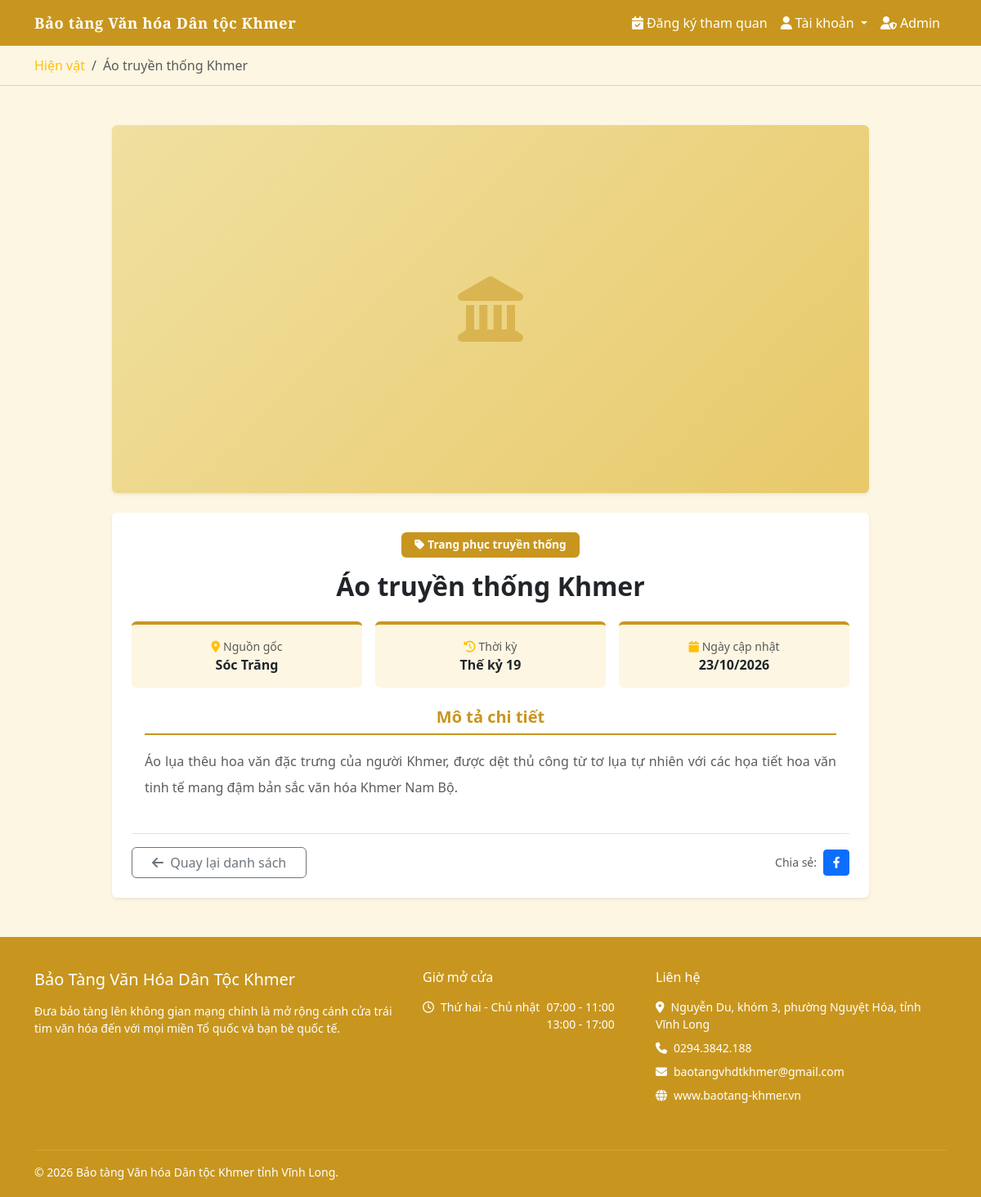
The app's page /artifact_detail.php?id=1 with its own data.
### tables this page shows
CREATE TABLE artifacts (
    id INT AUTO_INCREMENT PRIMARY KEY,
    name VARCHAR(200) NOT NULL,
    description TEXT,
    origin VARCHAR(200),
    period VARCHAR(100),
    image VARCHAR(255),
    category_id INT,
    admin_id INT,
    created_at DATETIME DEFAULT CURRENT_TIMESTAMP,
    CONSTRAINT fk_artifact_category FOREIGN KEY (category_id) REFERENCES categories(id) ON DELETE SET NULL ON UPDATE CASCADE,
    CONSTRAINT fk_artifact_admin FOREIGN KEY (admin_id) REFERENCES admins(id) ON DELETE SET NULL ON UPDATE CASCADE
);

CREATE TABLE categories (
    id INT AUTO_INCREMENT PRIMARY KEY,
    name VARCHAR(100) NOT NULL
);

### artifact_detail.php (the view, shortened to what this page needs)
<?php
require_once 'config/db.php';
$id = isset($_GET['id']) ? (int)$_GET['id'] : 0;
$result = $conn->query("SELECT a.*, c.name as category_name
                        FROM artifacts a
                        LEFT JOIN categories c ON a.category_id = c.id
                        WHERE a.id = $id");
$a = $result->fetch_assoc();
include 'includes/header.php';
?>
<div style="background:#fdf6e3; border-bottom: 1px solid #e8d5a0; padding: 12px 0;">
    <div class="container">
        <nav aria-label="breadcrumb">
            <ol class="breadcrumb mb-0 small">
                <li class="breadcrumb-item"><a href="artifacts.php" class="text-warning text-decoration-none">Hiện vật</a></li>
                <li class="breadcrumb-item active"><?= htmlspecialchars($a['name']) ?></li>
            </ol>
        </nav>
    </div>
</div>
<div class="container my-5">
    <div class="row justify-content-center">
        <div class="col-lg-10">
            <div class="card border-0 shadow-sm mb-4 overflow-hidden">
                <div class="card-body p-0 text-center" style="background:#fdf6e3;">
                    <?php if (!empty($a['image']) && file_exists("uploads/artifacts/" . $a['image'])): ?>
                        <img src="uploads/artifacts/<?= htmlspecialchars($a['image']) ?>"
                             class="img-fluid w-100"
                             style="max-height:550px; object-fit:cover;"
                             alt="<?= htmlspecialchars($a['name']) ?>">
                    <?php else: ?>
                        <div class="d-flex align-items-center justify-content-center w-100"
                             style="height:450px; background:linear-gradient(135deg,#f0e0a0,#e8c96a);">
                            <i class="fas fa-landmark fa-5x" style="color:#C8961E;opacity:0.5"></i>
                        </div>
                    <?php endif; ?>
                </div>
            </div>
            <div class="card border-0 shadow-sm p-4 text-center" style="background:#fff;">
                <?php if (!empty($a['category_name'])): ?>
                <div>
                    <span class="badge mb-3 px-3 py-2 d-inline-block" style="background:#C8961E; font-size:0.85rem;">
                        <i class="fas fa-tag me-1"></i><?= htmlspecialchars($a['category_name']) ?>
                    </span>
                </div>
                <?php endif; ?>
                <h2 class="fw-bold mb-4"><?= htmlspecialchars($a['name']) ?></h2>
                <div class="row g-3 mb-4 justify-content-center">
                    <?php if (!empty($a['origin'])): ?>
                    <div class="col-md-4 col-sm-12">
                        <div class="p-3 rounded h-100 text-center" style="background:#fdf6e3;border-top:4px solid #C8961E;">
                            <small class="text-muted d-block"><i class="fas fa-map-marker-alt text-warning me-1"></i>Nguồn gốc</small>
                            <strong><?= htmlspecialchars($a['origin']) ?></strong>
                        </div>
                    </div>
                    <?php endif; ?>
                    <?php if (!empty($a['period'])): ?>
                    <div class="col-md-4 col-sm-12">
                        <div class="p-3 rounded h-100 text-center" style="background:#fdf6e3;border-top:4px solid #C8961E;">
                            <small class="text-muted d-block"><i class="fas fa-history text-warning me-1"></i>Thời kỳ</small>
                            <strong><?= htmlspecialchars($a['period']) ?></strong>
                        </div>
                    </div>
                    <?php endif; ?>
                    <div class="col-md-4 col-sm-12">
                        <div class="p-3 rounded h-100 text-center" style="background:#fdf6e3;border-top:4px solid #C8961E;">
                            <small class="text-muted d-block"><i class="fas fa-calendar text-warning me-1"></i>Ngày cập nhật</small>
                            <strong><?= date('d/m/Y', strtotime($a['created_at'])) ?></strong>
                        </div>
                    </div>
                </div>
                <div class="mb-4 text-start px-md-3">
                    <h5 class="fw-bold text-center mb-3" style="color:#C8961E; border-bottom: 2px solid #C8961E; padding-bottom:8px; display:inline-block; width:100%;">Mô tả chi tiết</h5>
                    <p class="text-muted lh-lg" style="text-align:justify;">
                        <?= nl2br(htmlspecialchars($a['description'] ?? 'Chưa có mô tả.')) ?>
                    </p>
                </div>
                <div class="d-flex justify-content-between align-items-center flex-wrap gap-3 pt-3 border-top">
                    <div>
                        <a href="artifacts.php" class="btn btn-outline-secondary px-4">
                            <i class="fas fa-arrow-left me-1"></i> Quay lại danh sách
                        </a>
                    </div>
                   <div class="d-flex align-items-center gap-2">
                        <span class="text-muted small">Chia sẻ:</span>
                        <a href="https://www.facebook.com/sharer/sharer.php?u=<?= urlencode('http://'.$_SERVER['HTTP_HOST'].$_SERVER['REQUEST_URI']) ?>"
                        target="_blank" class="btn btn-sm btn-primary text-white d-inline-flex align-items-center justify-content-center"
                        style="width: 32px; height: 32px; padding: 0; border-radius: 4px;" title="Chia sẻ lên Facebook">
                            <i class="fab fa-facebook-f"></i>
                        </a>
                    </div>
                </div>
            </div>
        </div>
    </div>
</div>
<?php include 'includes/footer.php'; ?>

### includes/header.php (style rules this page uses)
:root { --gold: #C8961E; --gold-dark: #a07010; --gold-light: #f0c040; --dark: #1a1a1a; }
body { min-height: 100vh; display: flex; flex-direction: column; background-color: #fdf6e3; }

### records on screen
artifacts: name "Áo truyền thống Khmer", category.name "Trang phục truyền thống", origin "Sóc Trăng", period "Thế kỷ 19", created_at "23/10/2026", description "Áo lụa thêu hoa văn đặc trưng của người Khmer, được dệt thủ công từ tơ lụa tự nhiên với các họa tiết hoa văn tinh tế mang đậm bản sắc văn hóa Khmer Nam Bộ."

### other values on screen
$footerEscape($footerSettings['museum_name']) "Bảo Tàng Văn Hóa Dân Tộc Khmer"
$footerEscape($footerSettings['description']) "Đưa bảo tàng lên không gian mạng chính là mở rộng cánh cửa trái tim văn hóa đến với mọi miền Tổ quốc và bạn bè quốc tế."
$footerEscape($footerSettings['opening_days']) "Thứ hai - Chủ nhật"
$footerEscape($footerSettings['opening_hours']) "07:00 - 11:00 13:00 - 17:00"
$footerEscape($footerSettings['address']) "Nguyễn Du, khóm 3, phường Nguyệt Hóa, tỉnh Vĩnh Long"
$footerEscape($footerSettings['phone']) "0294.3842.188"
$footerEscape($footerSettings['email']) "baotangvhdtkhmer@gmail.com"
$footerEscape($footerSettings['website']) "www.baotang-khmer.vn"
$footerEscape($footerSettings['copyright']) "© 2026 Bảo tàng Văn hóa Dân tộc Khmer tỉnh Vĩnh Long."
